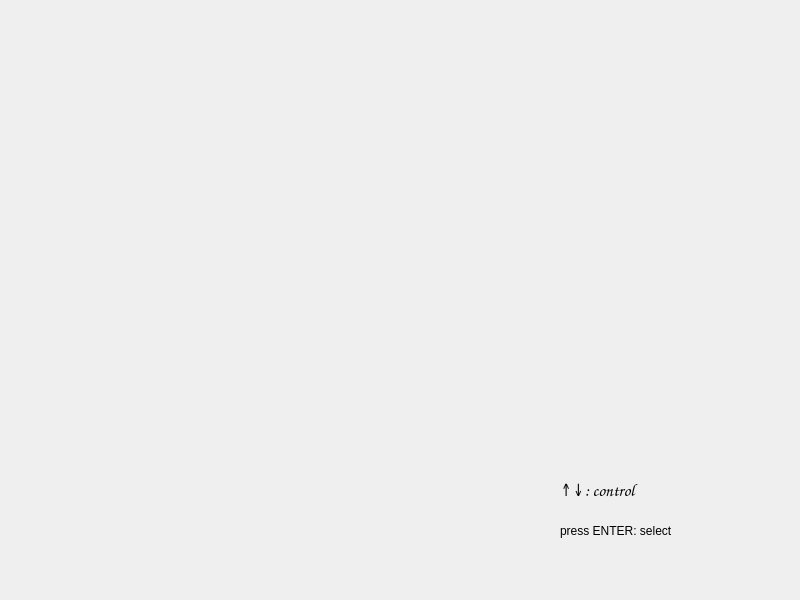
<?xml version="1.0" encoding="UTF-8"?>
<ui version="4.0">
 <class>MainWindow</class>
 <widget class="QMainWindow" name="MainWindow">
  <property name="geometry">
   <rect>
    <x>0</x>
    <y>0</y>
    <width>800</width>
    <height>600</height>
   </rect>
  </property>
  <property name="sizePolicy">
   <sizepolicy hsizetype="Fixed" vsizetype="Fixed">
    <horstretch>0</horstretch>
    <verstretch>0</verstretch>
   </sizepolicy>
  </property>
  <property name="minimumSize">
   <size>
    <width>800</width>
    <height>600</height>
   </size>
  </property>
  <property name="maximumSize">
   <size>
    <width>800</width>
    <height>600</height>
   </size>
  </property>
  <property name="windowTitle">
   <string>MainWindow</string>
  </property>
  <property name="autoFillBackground">
   <bool>false</bool>
  </property>
  <property name="styleSheet">
   <string notr="true">background-image: url(:/background/images/firstbk.png);</string>
  </property>
  <widget class="QWidget" name="centralWidget">
   <widget class="QWidget" name="option" native="true">
    <property name="geometry">
     <rect>
      <x>250</x>
      <y>190</y>
      <width>300</width>
      <height>385</height>
     </rect>
    </property>
    <property name="sizePolicy">
     <sizepolicy hsizetype="Fixed" vsizetype="Fixed">
      <horstretch>0</horstretch>
      <verstretch>0</verstretch>
     </sizepolicy>
    </property>
    <property name="minimumSize">
     <size>
      <width>300</width>
      <height>385</height>
     </size>
    </property>
    <property name="maximumSize">
     <size>
      <width>300</width>
      <height>385</height>
     </size>
    </property>
    <property name="styleSheet">
     <string notr="true">background-image: url(:/item/images/5.png);</string>
    </property>
   </widget>
   <widget class="QWidget" name="finger" native="true">
    <property name="geometry">
     <rect>
      <x>295</x>
      <y>320</y>
      <width>50</width>
      <height>70</height>
     </rect>
    </property>
    <property name="sizePolicy">
     <sizepolicy hsizetype="Fixed" vsizetype="Fixed">
      <horstretch>0</horstretch>
      <verstretch>0</verstretch>
     </sizepolicy>
    </property>
    <property name="minimumSize">
     <size>
      <width>50</width>
      <height>70</height>
     </size>
    </property>
    <property name="maximumSize">
     <size>
      <width>50</width>
      <height>70</height>
     </size>
    </property>
    <property name="styleSheet">
     <string notr="true">background-image: url(:/item/images/6.png);</string>
    </property>
   </widget>
   <widget class="QLabel" name="hint">
    <property name="geometry">
     <rect>
      <x>560</x>
      <y>470</y>
      <width>211</width>
      <height>41</height>
     </rect>
    </property>
    <property name="font">
     <font>
      <family>Comic Sans MS</family>
      <pointsize>13</pointsize>
      <weight>9</weight>
      <italic>false</italic>
      <bold>false</bold>
     </font>
    </property>
    <property name="styleSheet">
     <string notr="true">font: 75 13pt &quot;Comic Sans MS&quot;;
background-image: url(:/background/images/graybackground.png);</string>
    </property>
    <property name="text">
     <string>↑↓: control</string>
    </property>
   </widget>
   <widget class="QLabel" name="hint_2">
    <property name="geometry">
     <rect>
      <x>560</x>
      <y>510</y>
      <width>211</width>
      <height>41</height>
     </rect>
    </property>
    <property name="styleSheet">
     <string notr="true">font: 13pt &quot;Comic Sans MS&quot;;
background-image: url(:/background/images/graybackground.png);</string>
    </property>
    <property name="text">
     <string>press ENTER: select</string>
    </property>
   </widget>
  </widget>
 </widget>
 <layoutdefault spacing="6" margin="11"/>
 <resources/>
 <connections/>
</ui>
